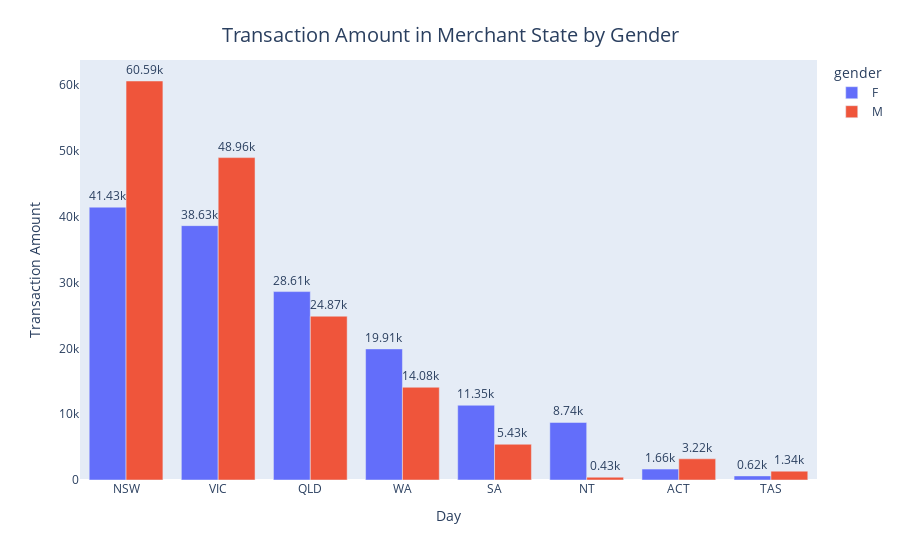

The code cell stored with this chart in its notebook:
### Code cell
fig=px.bar(data_frame=df_grp, 
 x='merchant_state', 
 y='amount',color='gender', 
 barmode='group', 
 text=df_grp.amount.apply(lambda x : str(round(x/1000,2))+'k') 
 ) 
fig.update_traces(textposition='outside') 
fig.update_xaxes(title='Day',showgrid=False)  
fig.update_yaxes(title='Transaction Amount',showgrid=False) 
fig.update_layout( 
 title=dict(text = "Transaction Amount in Merchant State by Gender",x=0.5,y=0.95),  title_font_size=20, 
 ) 
fig.show()

### Figure 1 — Plotly figure (JSON) as saved in the notebook; plotly's stock layout.template omitted (floating-point values rounded to 4 significant figures)
{"data": [{"alignmentgroup": "True", "hovertemplate": "gender=F<br>merchant_state=%{x}<br>amount=%{y}<br>text=%{text}<extra></extra>", "legendgroup": "F", "marker": {"color": "#636efa", "pattern": {"shape": ""}}, "name": "F", "offsetgroup": "F", "orientation": "v", "showlegend": true, "text": ["41.43k", "38.63k", "28.61k", "19.91k", "11.35k", "8.74k", "1.66k", "0.62k"], "textposition": "outside", "type": "bar", "x": ["NSW", "VIC", "QLD", "WA", "SA", "NT", "ACT", "TAS"], "xaxis": "x", "y": [41430.0, 38630.0, 28610.0, 19910.0, 11350.0, 8741.0, 1657.0, 622.7], "yaxis": "y"}, {"alignmentgroup": "True", "hovertemplate": "gender=M<br>merchant_state=%{x}<br>amount=%{y}<br>text=%{text}<extra></extra>", "legendgroup": "M", "marker": {"color": "#EF553B", "pattern": {"shape": ""}}, "name": "M", "offsetgroup": "M", "orientation": "v", "showlegend": true, "text": ["60.59k", "48.96k", "24.87k", "14.08k", "5.43k", "0.43k", "3.22k", "1.34k"], "textposition": "outside", "type": "bar", "x": ["NSW", "VIC", "QLD", "WA", "SA", "NT", "ACT", "TAS"], "xaxis": "x", "y": [60590.0, 48960.0, 24870.0, 14080.0, 5427.0, 427.5, 3219.0, 1340.0], "yaxis": "y"}], "layout": {"barmode": "group", "legend": {"title": {"text": "gender"}, "tracegroupgap": 0}, "margin": {"t": 60}, "title": {"font": {"size": 20}, "text": "Transaction Amount in Merchant State by Gender", "x": 0.5, "y": 0.95}, "xaxis": {"anchor": "y", "domain": [0, 1], "showgrid": false, "title": {"text": "Day"}}, "yaxis": {"anchor": "x", "domain": [0, 1], "showgrid": false, "title": {"text": "Transaction Amount"}}}}
